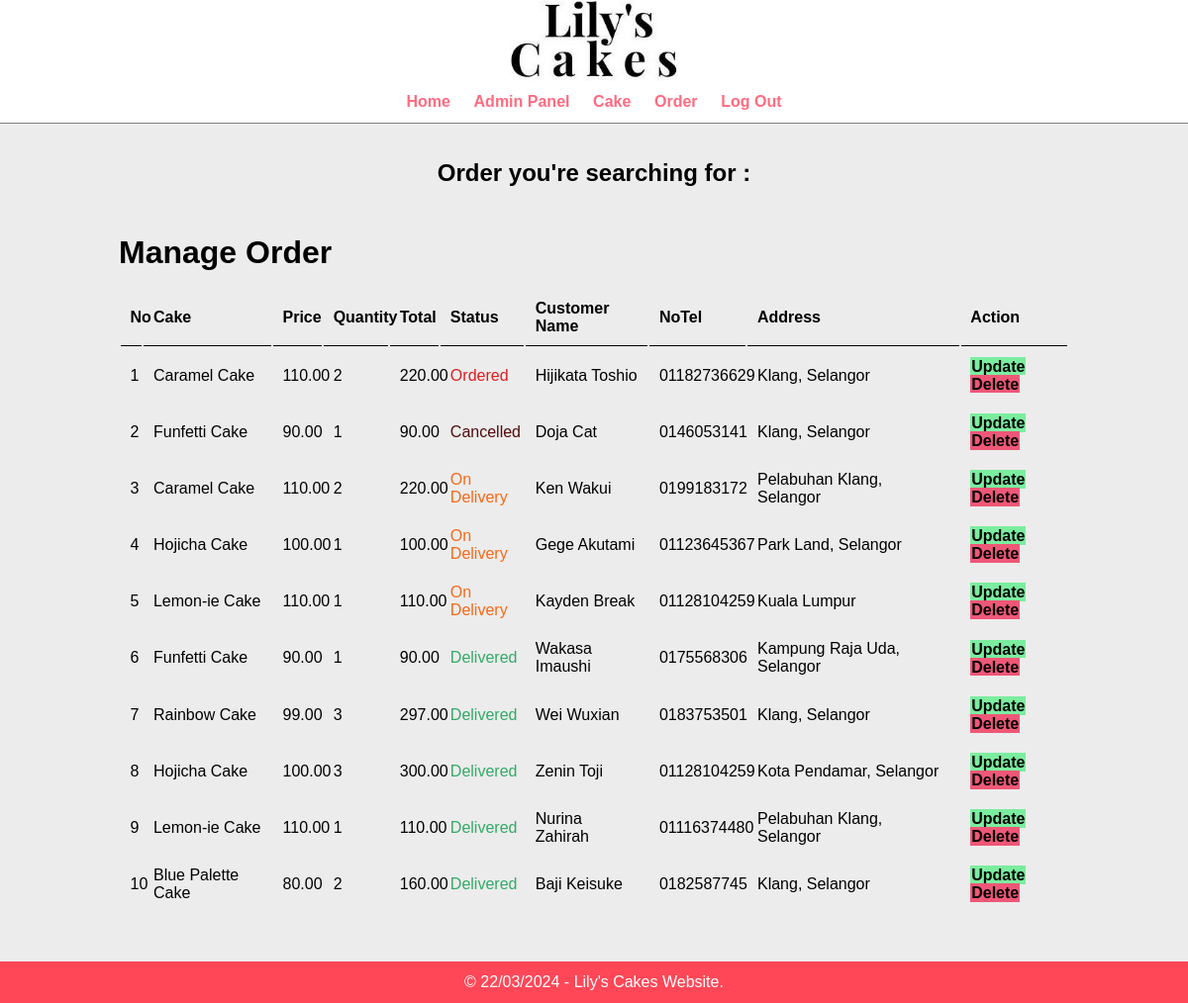
Page /lilycakes/admin/search-order.php on the committed database.
### tables this page shows
CREATE TABLE `table_order` (
  `ID_order` int(11) NOT NULL,
  `cake` varchar(100) NOT NULL,
  `price` decimal(10,2) NOT NULL,
  `qty` int(11) NOT NULL,
  `total_price` decimal(10,2) NOT NULL,
  `status` varchar(100) NOT NULL,
  `cust_name` varchar(150) NOT NULL,
  `cust_notel` varchar(11) NOT NULL,
  `cust_address` varchar(255) NOT NULL
);

### lilycakes/admin/search-order.php (the view)
<?php
include ('header-footer/header.php');
?>
<section class="cake-search text-center">
        <div class="container">
            <?php
            $search = $_POST['search'];
            ?>
            <br><br>
            <h2>Order you're searching for : <a label style = 'color: #ff6b81;'><?php echo $search; ?></a></h2>
        </div>
</section>
<div class = "main-content">
	<div class = "wrapper">
		<h1>Manage Order</h1>
		<br>
		<table class ="table-width">
            <tr>
                <th>No</th>
                <th>Cake</th>
                <th>Price</th>
                <th>Quantity</th>
                <th>Total</th>
                <th>Status</th>
                <th>Customer Name</th>
                <th>NoTel</th>
                <th>Address</th>
                <th>Action</th>
            </tr>
            <?php
            $query = "SELECT * FROM table_order WHERE cake LIKE '%$search%' OR status LIKE '%$search%' ORDER BY ID_order DESC";
            $result = mysqli_query($connect, $query);
            $count = mysqli_num_rows($result);
            $no=1;
            if($count > 0)
            {
                while($row=mysqli_fetch_assoc($result))
                {
                    $ID_order = $row['ID_order'];
                    $cake = $row['cake'];
                    $price = $row['price'];
                    $qty = $row['qty'];
                    $total_price = $row['total_price'];
                    $status = $row['status'];
                    $cust_name = $row['cust_name'];
                    $cust_notel = $row['cust_notel'];
                    $cust_address = $row['cust_address'];
                    ?>
                    <tr>
                        <td><?php echo $no++; ?></td>
                        <td><?php echo $cake; ?></td>
                        <td><?php echo $price; ?></td>
                        <td><?php echo $qty; ?></td>
                        <td><?php echo $total_price; ?></td>
                        <td>
                            <?php
                            if($status == "Ordered")
                            {
                                echo "<label style = 'color: #E01D20;'>$status</label>";
                            }
                            elseif($status == "On Delivery")
                            {
                                echo "<label style = 'color: #F96815;'>$status</label>";
                            }
                            elseif($status == "Delivered")
                            {
                                echo "<label style = 'color: #33AA67;'>$status</label>";
                            }
                            elseif($status == "Cancelled")
                            {
                                echo "<label style = 'color: #540B0C;'>$status</label>";
                            }
                            ?>
                        </td>
                        <td><?php echo $cust_name; ?></td>
                        <td><?php echo $cust_notel; ?></td>
                        <td><?php echo $cust_address; ?></td>
                        <td>
                            <a href = "<?php echo SITEURL; ?>admin/update-order.php?ID_order=<?php echo $ID_order; ?>" class = "btn-secondary">Update</a>
                            <a href = "<?php echo SITEURL; ?>admin/delete-order.php?ID_order=<?php echo $ID_order; ?>" class = "btn-third">Delete</a>
                        </td>
                    </tr>
                    <?php
                }
            }
            else
            {
                echo "<tr><td colspan = '12' class = 'error'>No such data in database.</td></tr>";
            }
            ?>
        </table>
	</div>
</div>
<?php
include ('header-footer/footer.php');
?>

### lilycakes/css/admin.css (style rules this page uses)
* { margin: 0; padding: 0; font-family: Arial, Helvetica, sans-serif; }
.wrapper { padding: 1%; width: 80%; margin: 0 auto; }
.text-center { text-align: center; }
.table-width { width: 100%; }
table tr th { border-bottom: 1px solid black; padding: 1%; text-align: left; }
table tr td { padding: 1%; }
.btn-secondary { background-color: #7bed9f; padding: 1%; color: black; text-decoration: none; font-weight: bold; }
.btn-third { background-color: #ef5777; padding: 1%; color: black; text-decoration: none; font-weight: bold; }
.cake-search { background-color: #ececec; background-size: cover; background-repeat: no-repeat; background-position: center; }
.main-content { background-color: #ececec; padding: 3% 0; }

### rows in the picture
table_order: cake "Caramel Cake", price "110.00", qty "2", total_price "220.00", status "Ordered", cust_name "Hijikata Toshio", cust_notel "01182736629", cust_address "Klang, Selangor"
table_order: cake "Funfetti Cake", price "90.00", qty "1", total_price "90.00", status "Cancelled", cust_name "Doja Cat", cust_notel "0146053141", cust_address "Klang, Selangor"
table_order: cake "Caramel Cake", price "110.00", qty "2", total_price "220.00", status "On Delivery", cust_name "Ken Wakui", cust_notel "0199183172", cust_address "Pelabuhan Klang, Selangor"
table_order: cake "Hojicha Cake", price "100.00", qty "1", total_price "100.00", status "On Delivery", cust_name "Gege Akutami", cust_notel "01123645367", cust_address "Park Land, Selangor"
table_order: cake "Lemon-ie Cake", price "110.00", qty "1", total_price "110.00", status "On Delivery", cust_name "Kayden Break", cust_notel "01128104259", cust_address "Kuala Lumpur"
table_order: cake "Funfetti Cake", price "90.00", qty "1", total_price "90.00", status "Delivered", cust_name "Wakasa Imaushi", cust_notel "0175568306", cust_address "Kampung Raja Uda, Selangor"
table_order: cake "Rainbow Cake", price "99.00", qty "3", total_price "297.00", status "Delivered", cust_name "Wei Wuxian", cust_notel "0183753501", cust_address "Klang, Selangor"
table_order: cake "Hojicha Cake", price "100.00", qty "3", total_price "300.00", status "Delivered", cust_name "Zenin Toji", cust_notel "01128104259", cust_address "Kota Pendamar, Selangor"
table_order: cake "Lemon-ie Cake", price "110.00", qty "1", total_price "110.00", status "Delivered", cust_name "Nurina Zahirah", cust_notel "01116374480", cust_address "Pelabuhan Klang, Selangor"
table_order: cake "Blue Palette Cake", price "80.00", qty "2", total_price "160.00", status "Delivered", cust_name "Baji Keisuke", cust_notel "0182587745", cust_address "Klang, Selangor"
